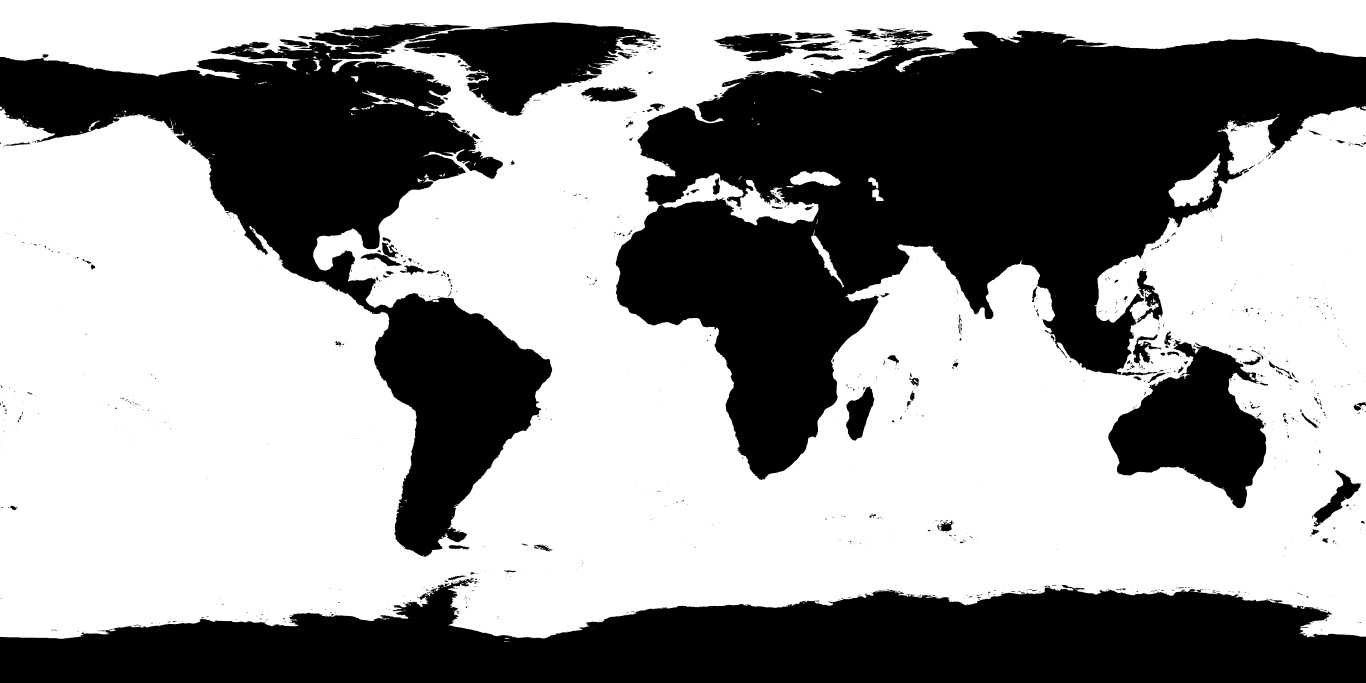
#> input picture Assets/GlobeView/Resources/Earth/watermask.png, 8192 x 4096 px, found by its file name (shown at 1/6 size)
$ python make_coast.py out.png
#> lines starting #> are read from the running program, lines starting #| are printed output that depends on the picture; after the words box and inside, x2 and y2 are one past the last pixel; in counts of white or black regions, pixels touching at a corner belong together; pictures that were not available may be replaced by others from this repository, and a replacement may not be noted
#> `deep_global = np.asarray(Image.open(f"{out}/watermask.png"), np.uint8)..`: deep_global: shape (4096, 8192) bool; 60.1% white; 1218 black regions (691 under 20 px), largest, box (x1, y1, x2, y2) and area: (3694, 178, 8192, 2880) 5679792, (0, 3480, 8192, 4096) 3477080, (0, 139, 3313, 3342) 3007671
"""Coast distance maps for the surf/foam effect.

Land/water is decided from the day map exactly like the Earth shader does (blue/(max(r,g)+0.003) ratio in linear colour),
so the foam follows the coastline that is actually drawn. Output is a grey PNG: 0 on land and at the shore, rising with the
distance from land over the water up to 255 at DMAX pixels and beyond.

Usage: python3 tools/make_coast.py Assets/GlobeView/Resources/Earth
Writes coast.png (from day.jpg and watermask.png, 8192x4096, DMAX 8 px ~ 39 km). The finer coast maps are tiles, see tools/build_tiles.py.
"""
import sys
import numpy as np
from PIL import Image

out = sys.argv[1]


def water_mask(path, deep=None):
#> called with path = 'out.png/day.jpg'
    rgb = np.asarray(Image.open(path).convert("RGB"), np.float32) / 255.0
    lin = np.where(rgb <= 0.04045, rgb / 12.92, ((rgb + 0.055) / 1.055) ** 2.4)
    ratio = lin[..., 2] / (np.maximum(lin[..., 0], lin[..., 1]) + 0.003)
    w = ratio > 1.265             # smoothstep(1.08, 1.45) midpoint
#> w: shape (4096, 8192) bool; every value is 0
    return (w | deep) if deep is not None else w   # plus deep ocean from watermask.png, same rule as the shader


def grow(a, diagonal):
    g = a.copy()
    g[1:] |= a[:-1]; g[:-1] |= a[1:]
    g[:, 1:] |= a[:, :-1]; g[:, :-1] |= a[:, 1:]
    if diagonal:
        g[1:, 1:] |= a[:-1, :-1]; g[1:, :-1] |= a[:-1, 1:]
        g[:-1, 1:] |= a[1:, :-1]; g[:-1, :-1] |= a[1:, 1:]
    return g


def coast_distance(water, dmax):
#> called with dmax = 8
    land = ~water
    reached = land.copy()
    dist = np.full(water.shape, dmax, np.float32)
    dist[land] = 0
    for r in range(1, dmax + 1):
        new = grow(reached, r % 2 == 0) & ~reached     # alternate 4 / 8 neighbours: roughly round
        dist[new] = r
        reached |= new
#> this loop made 8 passes
#> pass 1, in coast_distance, `new = grow(reached, r % 2 == 0) & ~reached`:
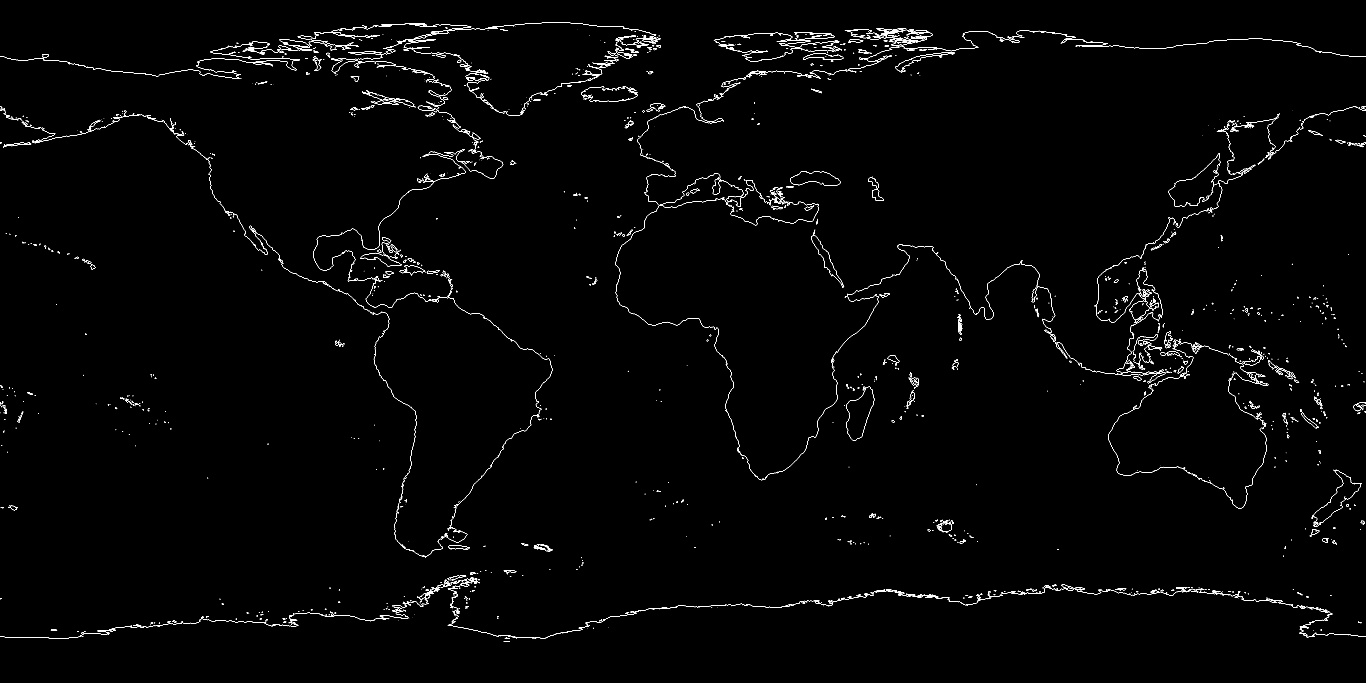
#> new: shape (4096, 8192) bool (shown at 1/6 size); 0.42% white in thin lines or dots
#> pass 1, in coast_distance, `reached |= new`:
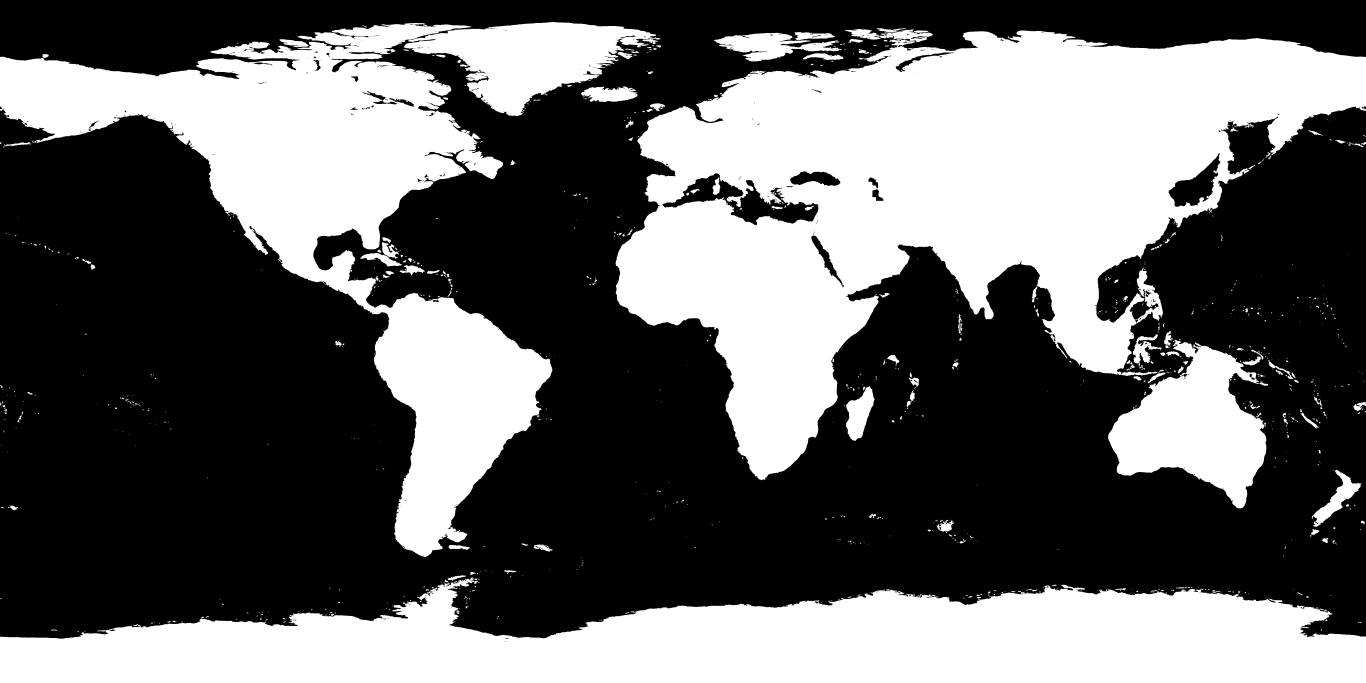
#> reached: shape (4096, 8192) bool (shown at 1/6 size); 40.3% white; 1048 white regions (333 under 20 px), largest, box (x1, y1, x2, y2) and area: (3693, 174, 8192, 2881) 5724312, (0, 3473, 8192, 4096) 3495115, (0, 138, 3314, 3343) 3039390
#> after the loop:
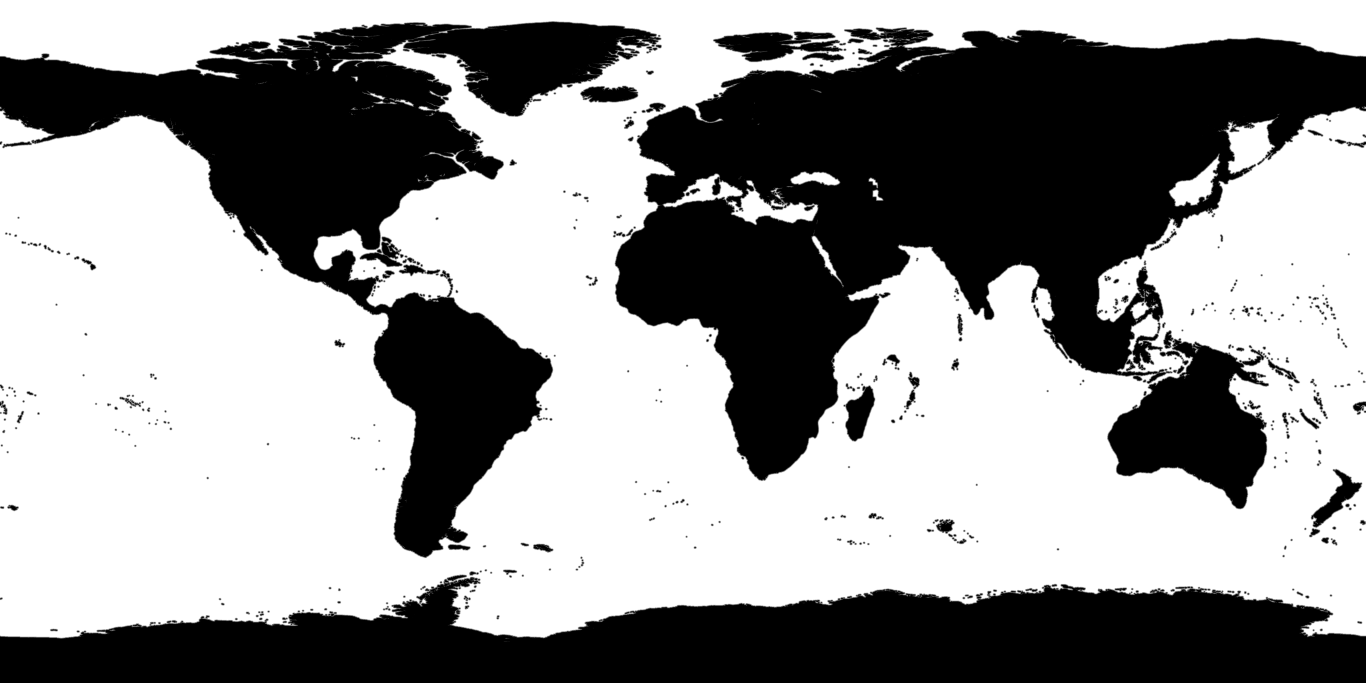
#> dist: shape (4096, 8192) float32 (shown at 1/6 size); min 0, max 8, mean 4.68; drawn with min black and max white
#> after the loop:
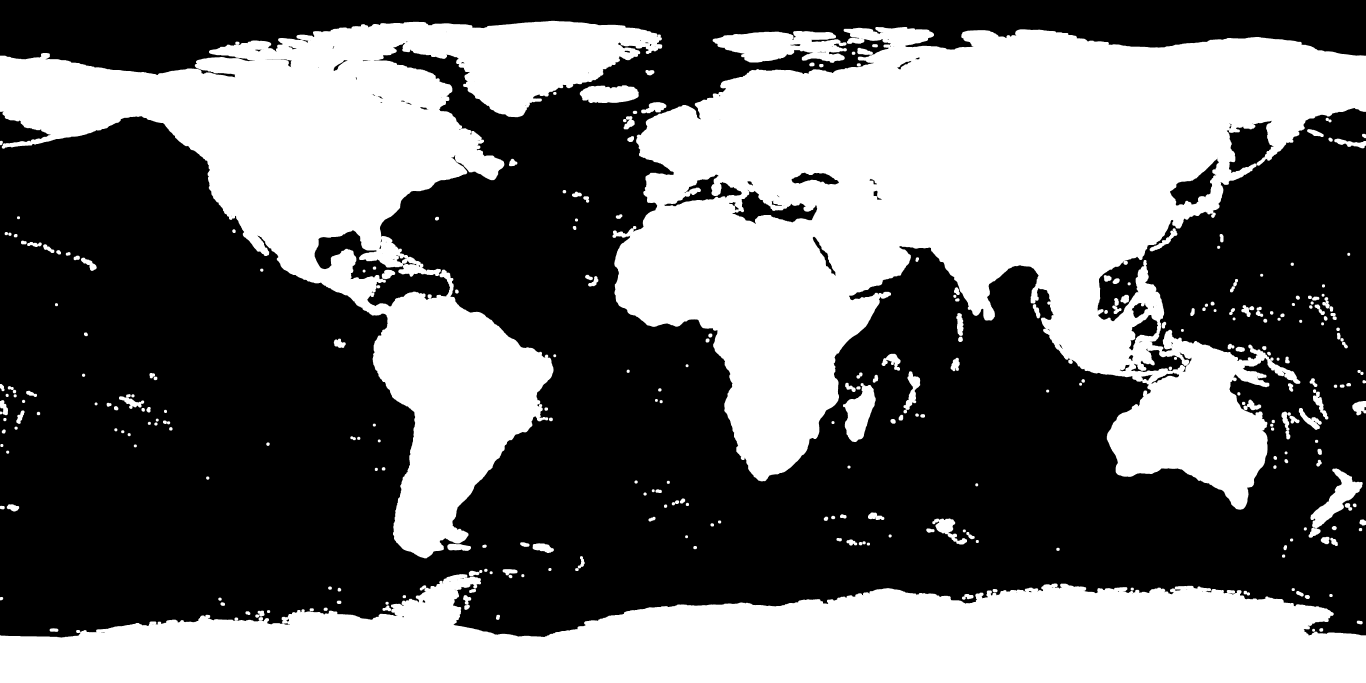
#> reached: shape (4096, 8192) bool (shown at 1/6 size); 43.4% white; 316 white regions, largest, box (x1, y1, x2, y2) and area: (3675, 162, 8192, 3058) 6663676, (0, 125, 3973, 3350) 3767876, (0, 3445, 8192, 4096) 3628054
    dist[land] = 0
    return np.clip(dist / dmax * 255.0 + 0.5, 0, 255).astype(np.uint8)


deep_global = np.asarray(Image.open(f"{out}/watermask.png"), np.uint8) > 127          # 8192x4096, whole Earth
w = water_mask(f"{out}/day.jpg", deep_global)
Image.fromarray(coast_distance(w, 8), "L").save(f"{out}/coast.png")        # 8 px = 39 km, as CoastKm in globe-config.json
print("coast.png", w.shape, "water %.1f %%" % (w.mean() * 100))
#| coast.png (4096, 8192) water 60.1 %
